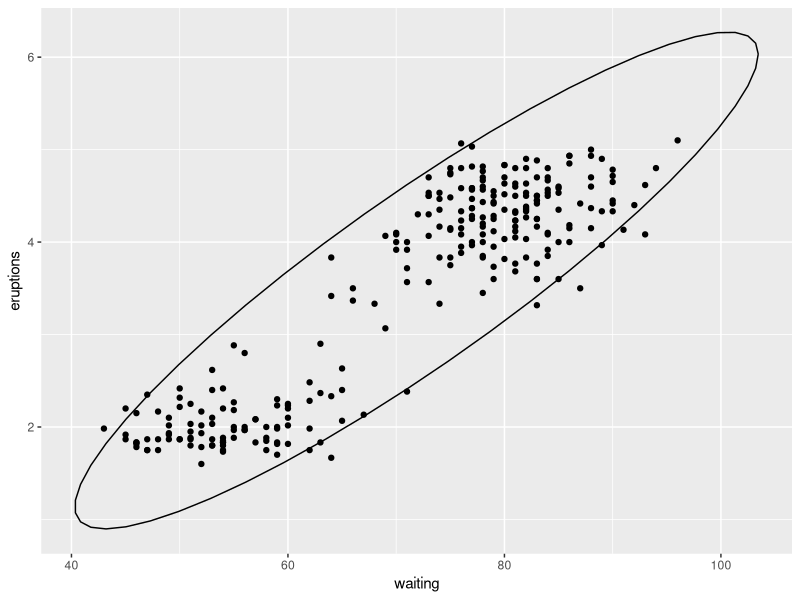
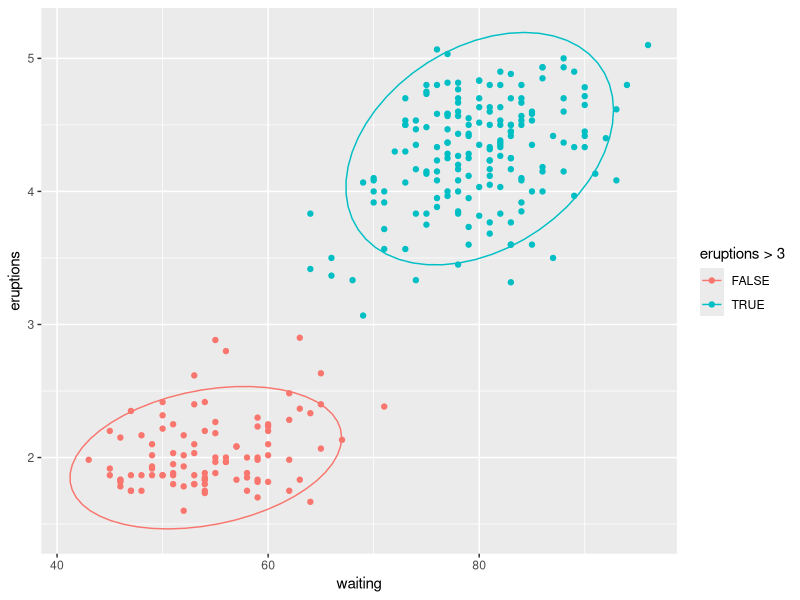
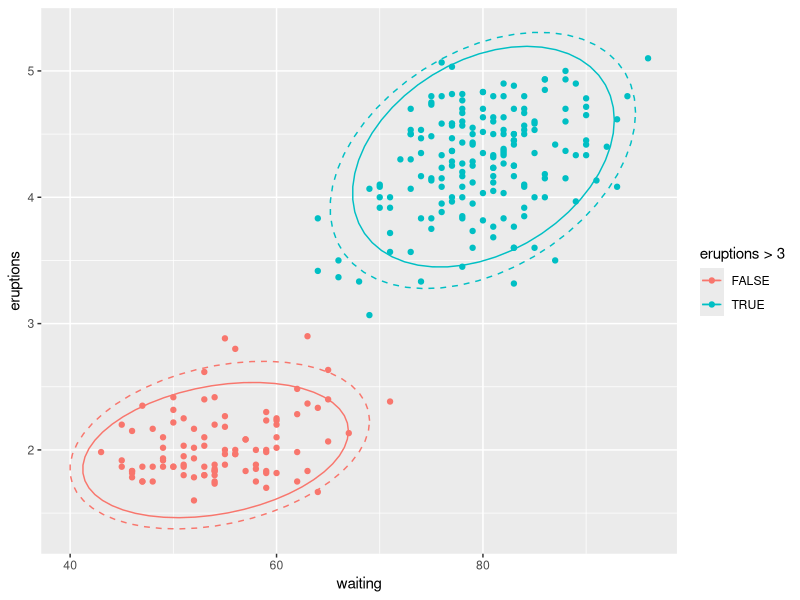
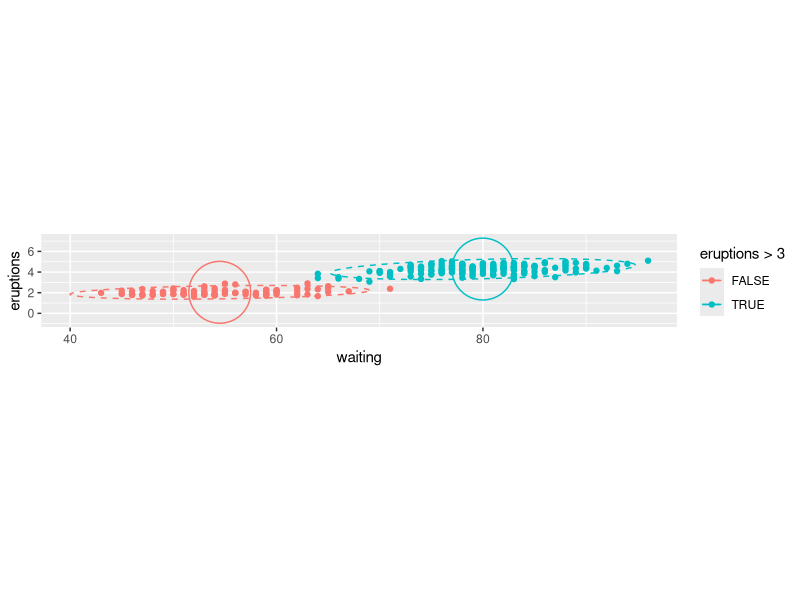
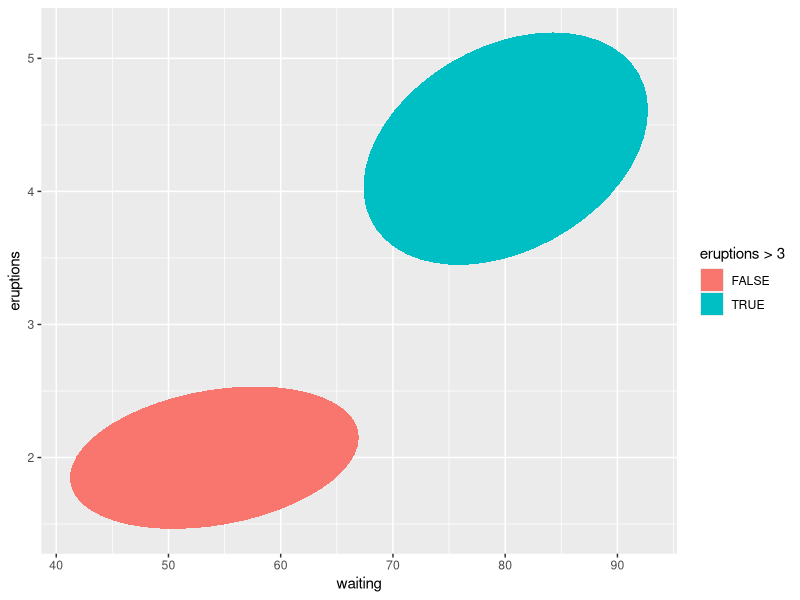

R code for these plots, in order:
library(ggplot2)


### Name: stat_ellipse
### Title: Compute normal data ellipses
### Aliases: stat_ellipse

### ** Examples

ggplot(faithful, aes(waiting, eruptions)) +
  geom_point() +
  stat_ellipse()

ggplot(faithful, aes(waiting, eruptions, color = eruptions > 3)) +
  geom_point() +
  stat_ellipse()

ggplot(faithful, aes(waiting, eruptions, color = eruptions > 3)) +
  geom_point() +
  stat_ellipse(type = "norm", linetype = 2) +
  stat_ellipse(type = "t")

ggplot(faithful, aes(waiting, eruptions, color = eruptions > 3)) +
  geom_point() +
  stat_ellipse(type = "norm", linetype = 2) +
  stat_ellipse(type = "euclid", level = 3) +
  coord_fixed()

ggplot(faithful, aes(waiting, eruptions, fill = eruptions > 3)) +
  stat_ellipse(geom = "polygon")



